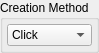
<?xml version="1.0" encoding="UTF-8"?>
<ui version="4.0">
 <class>PolylineCreationMethod</class>
 <widget class="QGroupBox" name="PolylineCreationMethod">
  <property name="geometry">
   <rect>
    <x>0</x>
    <y>0</y>
    <width>99</width>
    <height>43</height>
   </rect>
  </property>
  <property name="windowTitle">
   <string>GroupBox</string>
  </property>
  <property name="title">
   <string>Creation Method</string>
  </property>
  <layout class="QGridLayout" name="gridLayout">
   <property name="leftMargin">
    <number>4</number>
   </property>
   <property name="topMargin">
    <number>4</number>
   </property>
   <property name="rightMargin">
    <number>4</number>
   </property>
   <property name="bottomMargin">
    <number>4</number>
   </property>
   <property name="spacing">
    <number>4</number>
   </property>
   <item row="0" column="0">
    <widget class="QComboBox" name="comboBox">
     <item>
      <property name="text">
       <string>Click</string>
      </property>
     </item>
    </widget>
   </item>
  </layout>
 </widget>
 <resources/>
 <connections/>
</ui>
